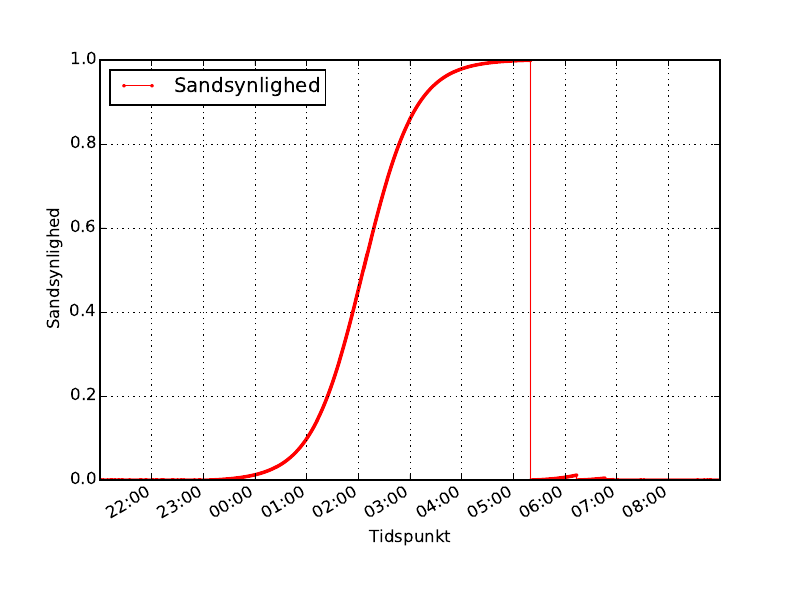

Write Python code to recreate this figure.
import datetime
import matplotlib
import matplotlib.dates
from matplotlib.dates import YearLocator, MonthLocator, DateFormatter

def main():
    f = open(r"amplitude_sleep_estimate.csv", "r").readlines()
    lst = [(datetime.datetime.strptime(x.split("\t")[0].strip(), "%Y-%m-%d %H:%M:%S.%f"), x.split("\t")[1]) for x in f]
    lst = [x for x in lst if x[0] >= datetime.datetime(2015, 4, 21, 21, 0, 0) and x[0] <= datetime.datetime(2015, 4, 22, 9, 0, 0)]
    lst2 = list(zip(*lst))
    format = matplotlib.dates.DateFormatter('%H:%M')

    dates = matplotlib.dates.date2num(lst2[0])
    matplotlib.use('PDF')
    import matplotlib.pyplot as plt

    fig, ax = plt.subplots()
    ax.plot_date(dates, lst2[1], 'o-', color="red", markerfacecolor='red', markeredgecolor='red', markersize=2, label="Sandsynlighed", rasterized=True)
    plt.legend(["Sandsynlighed"], loc=2)
    plt.ylabel(r'Sandsynlighed', rotation="vertical")
    plt.xlabel('Tidspunkt', rotation="horizontal")
    ax.xaxis.set_major_formatter(format)
    ax.autoscale_view()
    ax.grid(True)
    fig.autofmt_xdate()
    plt.savefig(r"amplitude-sleep-estimate-plot.pdf", dpi=400)

if __name__ == '__main__':
    main()